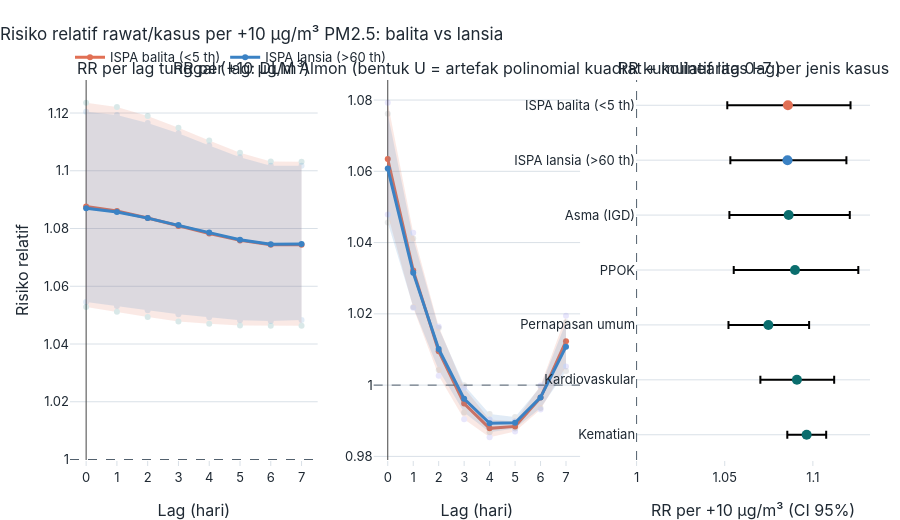

Notebook code cell kept with this figure:
### Code cell
fig = make_subplots(rows=1, cols=3, column_widths=[0.36, 0.30, 0.34], horizontal_spacing=0.07,
                    subplot_titles=("RR per lag tunggal (+10 µg/m³)", "RR per lag: DLM Almon (bentuk U = artefak polinomial kuadrat + kolinearitas lag)", "RR kumulatif lag 0–7 per jenis kasus"))
for c, wrn in ((bl_a, "#E17055"), (bl_b, "#3B82C4")):
    x = RRL[RRL.kasus == c].sort_values("lag")
    fig.add_trace(go.Scatter(x=list(x.lag) + list(x.lag[::-1]), y=list(x.rr_atas) + list(x.rr_bawah[::-1]), fill="toself", fillcolor=wrn, opacity=0.15, line=dict(width=0), hoverinfo="skip", showlegend=False), row=1, col=1)
    fig.add_trace(go.Scatter(x=x.lag, y=x.rr, mode="lines+markers", line=dict(color=wrn, width=3), name=M.NAMA_KASUS[c], legendgroup=c), row=1, col=1)
    t = DL[c]["tabel_lag"]
    fig.add_trace(go.Scatter(x=list(t.lag) + list(t.lag[::-1]), y=list(t.rr_atas) + list(t.rr_bawah[::-1]), fill="toself", fillcolor=wrn, opacity=0.15, line=dict(width=0), hoverinfo="skip", showlegend=False), row=1, col=2)
    fig.add_trace(go.Scatter(x=t.lag, y=t.rr, mode="lines+markers", line=dict(color=wrn, width=3), showlegend=False, legendgroup=c), row=1, col=2)
cum_u = cum.reindex([M.NAMA_KASUS[k] for k in M.KASUS]).iloc[::-1]
fig.add_trace(go.Scatter(x=cum_u.rr, y=cum_u.index, mode="markers", marker=dict(size=10, color=[("#E17055" if "balita" in k else "#3B82C4" if "lansia" in k else style.WARNA_UTAMA) for k in cum_u.index]),
                         error_x=dict(type="data", symmetric=False, array=(cum_u.atas - cum_u.rr).values, arrayminus=(cum_u.rr - cum_u.bawah).values), showlegend=False,
                         hovertemplate="%{y}<br>RR %{x:.3f}<extra></extra>"), row=1, col=3)
for c in (1, 2, 3):
    if c < 3: fig.add_hline(y=1, line=dict(color=style.WARNA_TEKS_REDUP, dash="dash", width=1), row=1, col=c)
fig.add_vline(x=1, line=dict(color=style.WARNA_TEKS_REDUP, dash="dash", width=1), row=1, col=3)
fig.update_xaxes(title_text="Lag (hari)", dtick=1, row=1, col=1); fig.update_xaxes(title_text="Lag (hari)", dtick=1, row=1, col=2); fig.update_xaxes(title_text="RR per +10 µg/m³ (CI 95%)", row=1, col=3)
fig.update_yaxes(title_text="Risiko relatif", col=1); fig.update_layout(margin=dict(l=70, r=30))
style.terapkan(fig, "Risiko relatif rawat/kasus per +10 µg/m³ PM2.5: balita vs lansia", 520)
simpan(fig, "05_2_rr_lag_dan_kumulatif", 520); fig.show()

### Figure 1 — Plotly figure (JSON) as saved in the notebook; plotly's stock layout.template omitted (floating-point values rounded to 4 significant figures)
{"data": [{"fill": "toself", "fillcolor": "#E17055", "hoverinfo": "skip", "line": {"width": 0}, "opacity": 0.15, "showlegend": false, "type": "scatter", "x": [0, 1, 2, 3, 4, 5, 6, 7, 7, 6, 5, 4, 3, 2, 1, 0], "xaxis": "x", "y": [1.124, 1.122, 1.119, 1.115, 1.11, 1.106, 1.103, 1.103, 1.046, 1.046, 1.046, 1.047, 1.048, 1.049, 1.051, 1.053], "yaxis": "y"}, {"legendgroup": "resp_admissions_under5", "line": {"color": "#E17055", "width": 3}, "mode": "lines+markers", "name": "ISPA balita (<5 th)", "type": "scatter", "x": [0, 1, 2, 3, 4, 5, 6, 7], "xaxis": "x", "y": [1.088, 1.086, 1.084, 1.081, 1.078, 1.076, 1.074, 1.074], "yaxis": "y"}, {"fill": "toself", "fillcolor": "#E17055", "hoverinfo": "skip", "line": {"width": 0}, "opacity": 0.15, "showlegend": false, "type": "scatter", "x": [0, 1, 2, 3, 4, 5, 6, 7, 7, 6, 5, 4, 3, 2, 1, 0], "xaxis": "x2", "y": [1.079, 1.043, 1.016, 0.9992, 0.9904, 0.9899, 0.9999, 1.019, 1.005, 0.9931, 0.987, 0.9854, 0.9905, 1.003, 1.022, 1.048], "yaxis": "y2"}, {"legendgroup": "resp_admissions_under5", "line": {"color": "#E17055", "width": 3}, "mode": "lines+markers", "showlegend": false, "type": "scatter", "x": [0, 1, 2, 3, 4, 5, 6, 7], "xaxis": "x2", "y": [1.063, 1.032, 1.01, 0.9948, 0.9879, 0.9884, 0.9965, 1.012], "yaxis": "y2"}, {"fill": "toself", "fillcolor": "#3B82C4", "hoverinfo": "skip", "line": {"width": 0}, "opacity": 0.15, "showlegend": false, "type": "scatter", "x": [0, 1, 2, 3, 4, 5, 6, 7, 7, 6, 5, 4, 3, 2, 1, 0], "xaxis": "x", "y": [1.12, 1.119, 1.117, 1.113, 1.109, 1.105, 1.102, 1.102, 1.048, 1.048, 1.048, 1.049, 1.05, 1.052, 1.053, 1.055], "yaxis": "y"}, {"legendgroup": "resp_admissions_over60", "line": {"color": "#3B82C4", "width": 3}, "mode": "lines+markers", "name": "ISPA lansia (>60 th)", "type": "scatter", "x": [0, 1, 2, 3, 4, 5, 6, 7], "xaxis": "x", "y": [1.087, 1.086, 1.084, 1.081, 1.079, 1.076, 1.075, 1.075], "yaxis": "y"}, {"fill": "toself", "fillcolor": "#3B82C4", "hoverinfo": "skip", "line": {"width": 0}, "opacity": 0.15, "showlegend": false, "type": "scatter", "x": [0, 1, 2, 3, 4, 5, 6, 7, 7, 6, 5, 4, 3, 2, 1, 0], "xaxis": "x2", "y": [1.076, 1.041, 1.016, 1.0, 0.9919, 0.9911, 0.9996, 1.018, 1.004, 0.9935, 0.9878, 0.9868, 0.9923, 1.004, 1.022, 1.046], "yaxis": "y2"}, {"legendgroup": "resp_admissions_over60", "line": {"color": "#3B82C4", "width": 3}, "mode": "lines+markers", "showlegend": false, "type": "scatter", "x": [0, 1, 2, 3, 4, 5, 6, 7], "xaxis": "x2", "y": [1.061, 1.032, 1.01, 0.9962, 0.9893, 0.9894, 0.9965, 1.011], "yaxis": "y2"}, {"error_x": {"array": [0.01109, 0.02113, 0.02311, 0.0359, 0.03468, 0.03341, 0.03552], "arrayminus": [0.01097, 0.02073, 0.02263, 0.03475, 0.03361, 0.03242, 0.03439], "symmetric": false, "type": "data"}, "hovertemplate": "%{y}<br>RR %{x:.3f}<extra></extra>", "marker": {"color": ["#0B6E6E", "#0B6E6E", "#0B6E6E", "#0B6E6E", "#0B6E6E", "#3B82C4", "#E17055"], "size": 10}, "mode": "markers", "showlegend": false, "type": "scatter", "x": [1.096, 1.091, 1.075, 1.09, 1.086, 1.086, 1.086], "xaxis": "x3", "y": ["Kematian", "Kardiovaskular", "Pernapasan umum", "PPOK", "Asma (IGD)", "ISPA lansia (>60 th)", "ISPA balita (<5 th)"], "yaxis": "y3"}], "layout": {"annotations": [{"font": {"size": 16}, "showarrow": false, "text": "RR per lag tunggal (+10 µg/m³)", "x": 0.1548, "xanchor": "center", "xref": "paper", "y": 1.0, "yanchor": "bottom", "yref": "paper"}, {"font": {"size": 16}, "showarrow": false, "text": "RR per lag: DLM Almon (bentuk U = artefak polinomial kuadrat + kolinearitas lag)", "x": 0.5086, "xanchor": "center", "xref": "paper", "y": 1.0, "yanchor": "bottom", "yref": "paper"}, {"font": {"size": 16}, "showarrow": false, "text": "RR kumulatif lag 0–7 per jenis kasus", "x": 0.8538, "xanchor": "center", "xref": "paper", "y": 1.0, "yanchor": "bottom", "yref": "paper"}], "height": 520, "margin": {"l": 70, "r": 30}, "shapes": [{"line": {"color": "#52606D", "dash": "dash", "width": 1}, "type": "line", "x0": 0, "x1": 1, "xref": "x domain", "y0": 1, "y1": 1, "yref": "y"}, {"line": {"color": "#52606D", "dash": "dash", "width": 1}, "type": "line", "x0": 0, "x1": 1, "xref": "x2 domain", "y0": 1, "y1": 1, "yref": "y2"}, {"line": {"color": "#52606D", "dash": "dash", "width": 1}, "type": "line", "x0": 1, "x1": 1, "xref": "x3", "y0": 0, "y1": 1, "yref": "y3 domain"}], "title": {"text": "Risiko relatif rawat/kasus per +10 µg/m³ PM2.5: balita vs lansia"}, "xaxis": {"anchor": "y", "domain": [0.0, 0.3096], "dtick": 1, "title": {"text": "Lag (hari)"}}, "xaxis2": {"anchor": "y2", "domain": [0.3796, 0.6376], "dtick": 1, "title": {"text": "Lag (hari)"}}, "xaxis3": {"anchor": "y3", "domain": [0.7076, 1.0], "title": {"text": "RR per +10 µg/m³ (CI 95%)"}}, "yaxis": {"anchor": "x", "domain": [0.0, 1.0], "title": {"text": "Risiko relatif"}}, "yaxis2": {"anchor": "x2", "domain": [0.0, 1.0]}, "yaxis3": {"anchor": "x3", "domain": [0.0, 1.0]}}}
